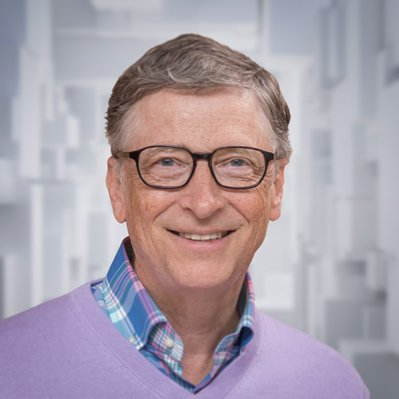
#> input picture opencv/course1_intro/Project1_ArithOperMasking/bill.jpg, 399 x 399 px
$ jupyter execute arithOperationsMasking.ipynb
#> lines starting #> are read from the running program, lines starting #| are printed output that depends on the picture; after the words box and inside, x2 and y2 are one past the last pixel; in counts of white or black regions, pixels touching at a corner belong together
Do the necessary imports

[cell 1]
import cv2
import numpy as np
import matplotlib
import matplotlib.pyplot as plt
matplotlib.rcParams['figure.figsize'] = (6.0, 6.0)

Lets create a utility function that allows matplotlib plt function to
display BGR channel images.

[cell 2]
def matplotify_image(image: np.ndarray):
    return image[:,:,::-1]

[cell 3]
# import the image of bill gates and show it
bill_image = cv2.imread('bill.jpg')
#> bill_image is the input picture: shape (399, 399, 3); mean B, G, R 169.5, 159.4, 170.8
plt.imshow(matplotify_image(bill_image))

[cell 4]
# now load the hat image. This is a 4 channle, PNG/alpha image
hat_image = cv2.imread('hat.png', cv2.IMREAD_UNCHANGED)
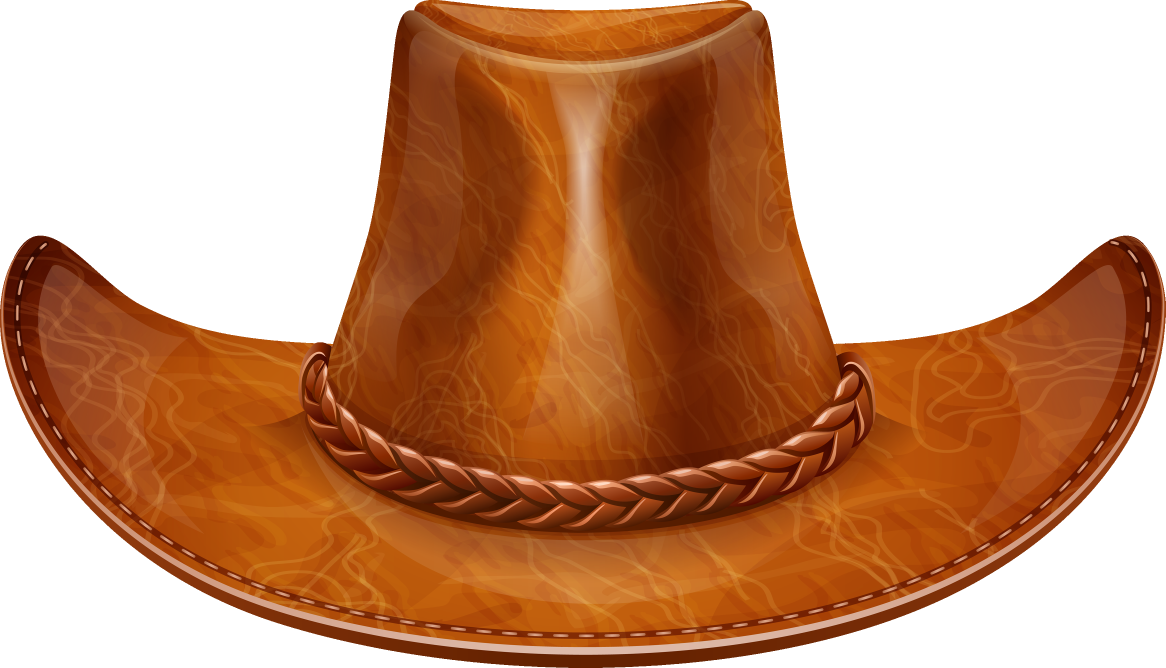
#> input picture opencv/course1_intro/Project1_ArithOperMasking/hat.png, 3497 x 2004 px (shown at 1/3 size)
#> hat_image is the input picture: shape (2004, 3497, 4); mean B, G, R, A 116.9, 148.4, 198, 151

# now lets split the image into BGR and Alpha channels
hatBGR = hat_image[:,:,0:3]
hatAlpha = hat_image[:,:,3]
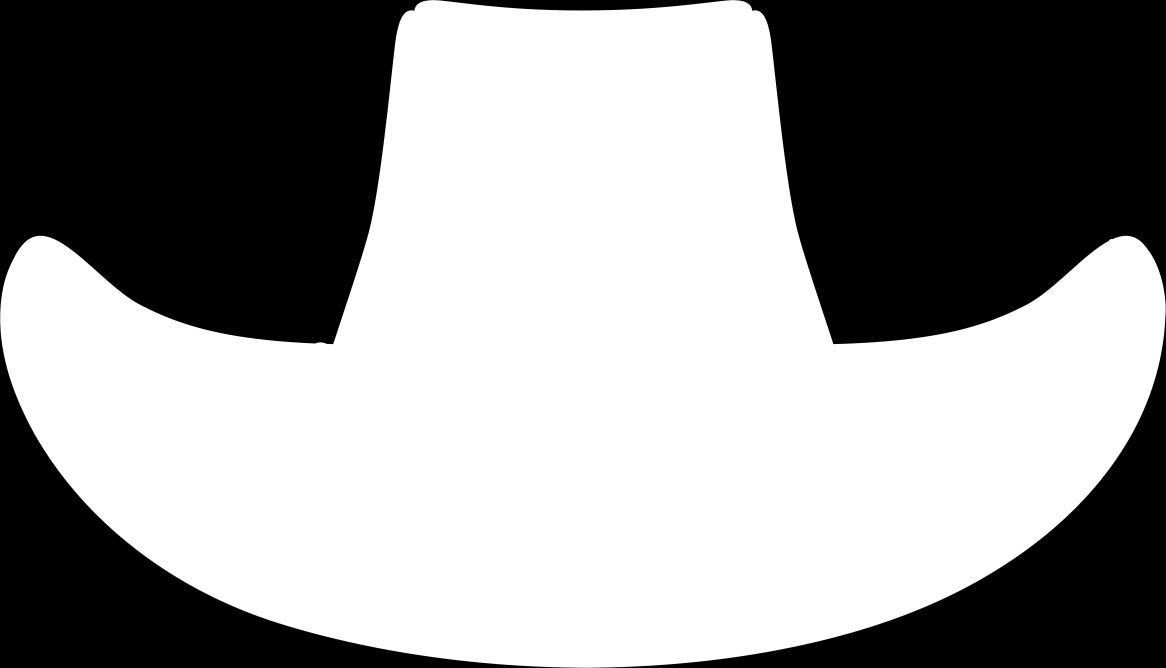
#> hatAlpha: shape (2004, 3497) (shown at 1/3 size); min 0, max 255, mean 151

# now lets show the hat image
plt.imshow(matplotify_image(hatBGR))

[cell 5]
 # now lets show how the alpha channel looks like
plt.imshow(hatAlpha, cmap='gray')

It is evident from the PNG image of the hat that the transparent regions are
 the dark regions and the opaque regions showing the actual hat are the
 white regions. We would try to create a mask of the hat and superimpose the
  hat image onto Bill Gate's head.

[cell 6]
# first create a 3 channel image from the 1 channel alpha image
hatMask = cv2.merge((hatAlpha, hatAlpha, hatAlpha))

Now lets extract a region of interest from Bill's head region on which we
will place the hat. This looks more like the region between 0 to 100 pixels
along y axis and 95 to 300 pixel along x axis of Bill's image.

[cell 7]
headROI = bill_image[0:100, 95:300]
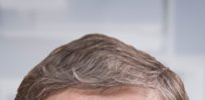
#> headROI: shape (100, 205, 3); mean B, G, R 161.5, 158.1, 165.7

# print the shape of the region extracted
print(f"Shape of ROI: {headROI.shape}")
#| Shape of ROI: (100, 205, 3)
# lets see if we extracted the rgion correctly
plt.imshow(matplotify_image(headROI))

Next, we would superimpose the negative mask onto the head in the ROI.

[cell 8]
# calculate the scale ratio along longer dimension
ratio = headROI.shape[1] / hatMask.shape[1]
#> ratio = 0.0586

# first resize the mask to appropriate size mantianing aspect
hatMaskResized = cv2.resize(hatMask, None, fx=ratio, fy=ratio)

# do second step resize to resize along shorter dimension so that fibal
# image is of the required final dimensions
hatMaskResized = cv2.resize(hatMaskResized, dsize=(headROI.shape[1],
                                                   headROI.shape[0]))
#> hatMaskResized: shape (100, 205, 3)

# now lets look at the resized image
plt.imshow(hatMaskResized)

[cell 9]
# now convert the mask into a binary filter
binaryMask = np.uint8(hatMaskResized / 255)
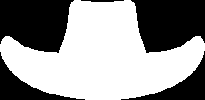
#> binaryMask: shape (100, 205, 3); values 0 (black) and 1 (white), 58.6% white; 5 black regions, box (x1, y1, x2, y2) and area: (0, 0, 74, 53) 3099, (131, 0, 205, 53) 3090, (121, 51, 205, 100) 1123, (0, 52, 85, 100) 1111, (81, 0, 124, 2) 66

# now superimpose the negative mask onto the ROI
headROIWithNegativeMask = cv2.multiply(headROI, 1-binaryMask)
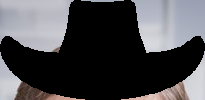
#> headROIWithNegativeMask: shape (100, 205, 3); mean B, G, R 77.2, 74, 74.6

# now show the superimposition
plt.imshow(matplotify_image(headROIWithNegativeMask))

Now, lets superimpose the binary mask with the resized hat BGR image.

[cell 10]
# first resize the hat BGR
hatBGRResized = cv2.resize(hatBGR, None, fx=ratio, fy=ratio)
hatBGRResized = cv2.resize(hatBGRResized, dsize=(headROI.shape[1],
                                                 headROI.shape[0]))
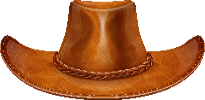
#> hatBGRResized: shape (100, 205, 3); mean B, G, R 116.3, 147.9, 197.6

# next superimpose with the resized mask
hatBGRWithMask = cv2.multiply(hatBGRResized, binaryMask)
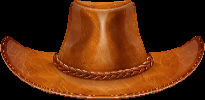
#> hatBGRWithMask: shape (100, 205, 3); mean B, G, R 13, 44.1, 93.1

# display the result
plt.imshow(matplotify_image(hatBGRWithMask))

We can see that we have an image of just the hat with its background
darkened due to the application of the positive mask. Next, we would add
this image to the image of the head ROI with the negative mask.

[cell 11]
final_image = cv2.add(headROIWithNegativeMask,
                      hatBGRWithMask)
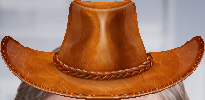
#> final_image: shape (100, 205, 3); mean B, G, R 90.2, 118.2, 167.7

plt.imshow(matplotify_image(final_image))

From the output, it is evident that we have been able to place the hat in
the head region in the desired location. Now, lets replace the head region
of Bill's image with this image.

[cell 12]
# first make a copy of Bill's image
bill_image_copy = bill_image.copy()

# replace the region in bills image with the image in the previous step
bill_image_copy[0:100, 95:300] = final_image
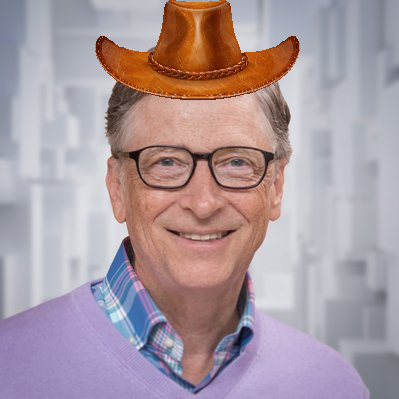
#> bill_image_copy: shape (399, 399, 3); 7.54% of pixels changed, all inside (x1, y1, x2, y2) = (95, 0, 300, 100)

# display the final result
plt.imshow(matplotify_image(bill_image_copy))
#> in matplotify_image (call 7), `return image[:,:,::-1]`:
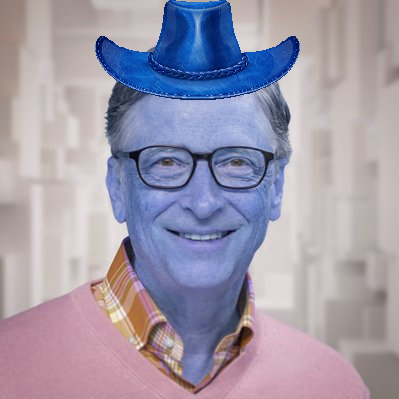
#> returned value: shape (399, 399, 3); mean of channels 0, 1, 2 171, 154.2, 160.4; drawn as B, G, R
